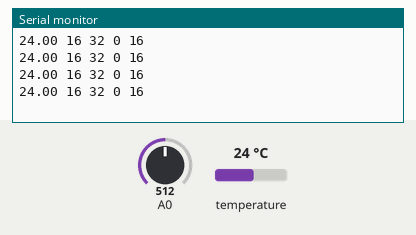
Recording of a sketch running on a simulated Arduino Uno, built with avr-gcc and run on an emulated ATmega328P. Shown: the last lines printed to the serial monitor. The test bench sets the inputs (shaded band); at power-on: temperature 24 °C, A0 = 512.

Above: at 1.6 s.
1.7 s: temperature set to 12 °C
At 2.23 s:
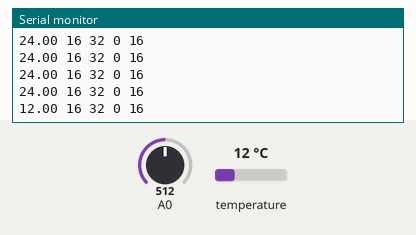
3.2 s: A0 set to 716
At 3.4 s:
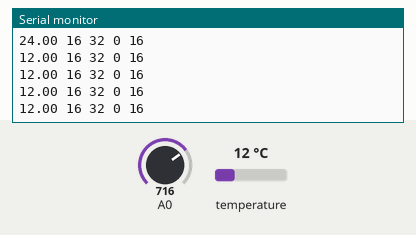
4.7 s: temperature set to 19 °C
At 4.96 s:
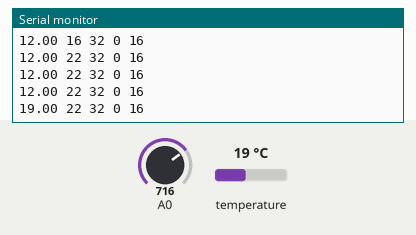
6.2 s: A0 set to 900
At 6.52 s:
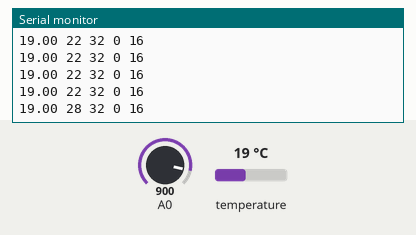
Timing chart, 0 to 8.7 s (numbered marks = the images above; inputs shaded):
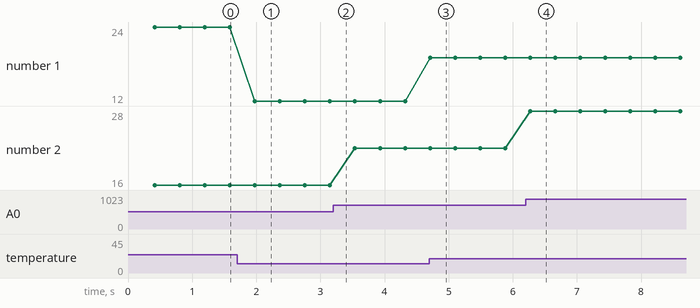

The sketch:

Serial_Plotter.ino
```cpp
/*********************************************************************
  This is an example for displaying data on the
  Arduino Serial Plotter.

  An analog signal on A0 and a DS18B20 digital temperature sensor
  on digital input 2 are continuously read and displayed on the
  Serial interface.  Launch the Serial Plotter from the Tools
  menu in the Arduino IDE to observe the plot.

  Gadget Reboot

*********************************************************************/

#include <OneWire.h>
#include <DallasTemperature.h>

#define ONE_WIRE_BUS 2                   // DS18B20 data wire is connected to input 2

DeviceAddress thermometerAddress;        // custom array type to hold 64 bit device address
OneWire oneWire(ONE_WIRE_BUS);           // create a oneWire instance to communicate with temperature IC
DallasTemperature tempSensor(&oneWire);  // pass the oneWire reference to Dallas Temperature


void setup()   {

  Serial.begin(9600);

  tempSensor.begin();                                    // initialize the temp sensor
  tempSensor.getAddress(thermometerAddress, 0);          // find the address of the DS18B20 on the one wire bus
  tempSensor.setResolution(thermometerAddress, 11);      // set the temperature resolution (9-12)
}


void loop() {

  // show temperature °C
  tempSensor.requestTemperatures();                           // request temperature sample from sensor on the one wire bus
  Serial.print(tempSensor.getTempC(thermometerAddress));      // serial debug output of temperature sensor data
  Serial.print(" ");                                          // multiple plot data points are separated by space, comma, or \t

  // show analog 0 input
  //Serial.print(analogRead(A0));                               // read the analog input and send the data to the serial plotter
  //Serial.print(" ");

  // show analog 0 input scaled to fit other data
  Serial.print(analogRead(A0)/32);                            // read the analog input and send the data to the serial plotter
  Serial.print(" ");

  Serial.print(32);                                          // plot straight line to set upper scaling boundary
  Serial.print(" ");

  Serial.print(0);                                           // plot straight line to set lower scaling boundary
  Serial.print(" ");

  Serial.print(16);                                          // plot straight line to set a visual reference line
  Serial.print(" ");

  Serial.println();                                          // finalize the plot for all current y-axis data points
}
```

Measured:
- after the input at 1.7 s, the serial monitor: prints a new line after 0.28 s (image 1)
- after the input at 4.7 s, the serial monitor: prints a new line at once (image 3)
- after the input at 6.2 s, the serial monitor: prints a new line after 0.07 s (image 4)
- plotted number 1: 24 → 12 after the input at 1.7 s, 12 → 19 after the input at 4.7 s
- plotted number 2: 16 → 22 after the input at 3.2 s, 22 → 28 after the input at 6.2 s
